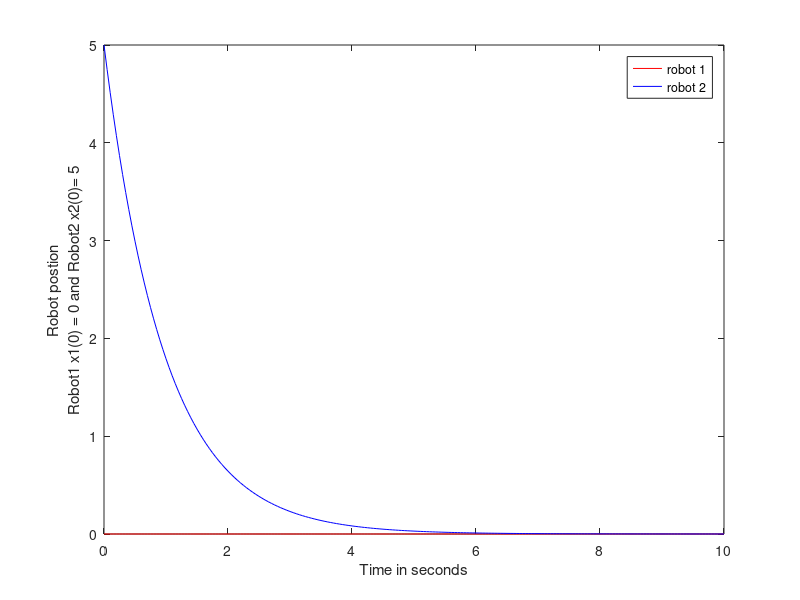

Source code (MATLAB):
clear
close all
x_1(1)=0;
x_2(1)=5;
gap=1;
delta_t=0.05;
end_time=10;
time=0:delta_t:end_time;
length_time=length(time);
G=1;
for i=1:length_time-1
    x_1(i+1)=x_1(i)
    x_2(i+1)=x_2(i)+G*(x_1(i)-x_2(i))*delta_t;
    i=i+1
end
%figure('Units', 'inches',...
        %'Position', [0 0 7.2 5],....
        %'PaperPositionMode', 'auto');
plot(time,x_1,'r',time,x_2,'b')
legend('robot 1', 'robot 2');
%title('Trajectory of two robots vs Time')
xlabel ('Time in seconds');
ylabel ({'Robot postion','Robot1 x1(0) = 0 and Robot2 x2(0)= 5'});
%ylabel("x");
%xlabel("time");
%axis([0 end_time -1 6])
